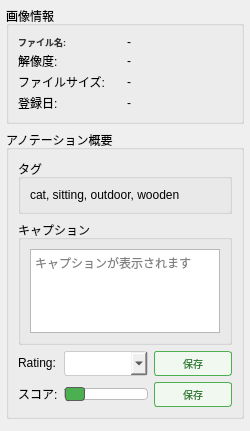
<?xml version='1.0' encoding='utf-8'?>
<ui version="4.0">
 <class>SelectedImageDetailsWidget</class>
 <widget class="QWidget" name="SelectedImageDetailsWidget">
  <property name="geometry">
   <rect>
    <x>0</x>
    <y>0</y>
    <width>250</width>
    <height>400</height>
   </rect>
  </property>
  <property name="windowTitle">
   <string>Selected Image Details</string>
  </property>
  <layout class="QVBoxLayout" name="verticalLayoutMain">
   <property name="spacing">
    <number>6</number>
   </property>
   <property name="leftMargin">
    <number>6</number>
   </property>
   <property name="topMargin">
    <number>6</number>
   </property>
   <property name="rightMargin">
    <number>6</number>
   </property>
   <property name="bottomMargin">
    <number>6</number>
   </property>
   <item>
    <widget class="QGroupBox" name="groupBoxImageInfo">
     <property name="title">
      <string>画像情報</string>
     </property>
     <layout class="QGridLayout" name="gridLayoutImageInfo">
      <property name="spacing">
       <number>3</number>
      </property>
      <item row="0" column="0">
       <widget class="QLabel" name="labelFileName">
        <property name="text">
         <string>ファイル名:</string>
        </property>
        <property name="sizePolicy">
         <sizepolicy hsizetype="Preferred" vsizetype="Fixed">
          <horstretch>0</horstretch>
          <verstretch>0</verstretch>
         </sizepolicy>
        </property>
        <property name="styleSheet">
         <string>font-size: 9px; font-weight: bold; color: #333;</string>
        </property>
       </widget>
      </item>
      <item row="2" column="0">
       <widget class="QLabel" name="labelFileSize">
        <property name="text">
         <string>ファイルサイズ:</string>
        </property>
        <property name="sizePolicy">
         <sizepolicy hsizetype="Preferred" vsizetype="Fixed">
          <horstretch>0</horstretch>
          <verstretch>0</verstretch>
         </sizepolicy>
        </property>
       </widget>
      </item>
      <item row="0" column="1">
       <widget class="QLabel" name="labelFileNameValue">
        <property name="text">
         <string>-</string>
        </property>
        <property name="wordWrap">
         <bool>true</bool>
        </property>
        <property name="sizePolicy">
         <sizepolicy hsizetype="Preferred" vsizetype="Fixed">
          <horstretch>0</horstretch>
          <verstretch>0</verstretch>
         </sizepolicy>
        </property>
       </widget>
      </item>
      <item row="2" column="1">
       <widget class="QLabel" name="labelFileSizeValue">
        <property name="text">
         <string>-</string>
        </property>
        <property name="sizePolicy">
         <sizepolicy hsizetype="Preferred" vsizetype="Fixed">
          <horstretch>0</horstretch>
          <verstretch>0</verstretch>
         </sizepolicy>
        </property>
       </widget>
      </item>
      <item row="3" column="0">
       <widget class="QLabel" name="labelCreatedDate">
        <property name="text">
         <string>登録日:</string>
        </property>
        <property name="sizePolicy">
         <sizepolicy hsizetype="Preferred" vsizetype="Fixed">
          <horstretch>0</horstretch>
          <verstretch>0</verstretch>
         </sizepolicy>
        </property>
       </widget>
      </item>
      <item row="3" column="1">
       <widget class="QLabel" name="labelCreatedDateValue">
        <property name="text">
         <string>-</string>
        </property>
        <property name="sizePolicy">
         <sizepolicy hsizetype="Preferred" vsizetype="Fixed">
          <horstretch>0</horstretch>
          <verstretch>0</verstretch>
         </sizepolicy>
        </property>
       </widget>
      </item>
      <item row="1" column="1">
       <widget class="QLabel" name="labelImageSizeValue">
        <property name="text">
         <string>-</string>
        </property>
        <property name="sizePolicy">
         <sizepolicy hsizetype="Preferred" vsizetype="Fixed">
          <horstretch>0</horstretch>
          <verstretch>0</verstretch>
         </sizepolicy>
        </property>
       </widget>
      </item>
      <item row="1" column="0">
       <widget class="QLabel" name="labelImageSize">
        <property name="text">
         <string>解像度:</string>
        </property>
        <property name="sizePolicy">
         <sizepolicy hsizetype="Preferred" vsizetype="Fixed">
          <horstretch>0</horstretch>
          <verstretch>0</verstretch>
         </sizepolicy>
        </property>
       </widget>
      </item>
     </layout>
    </widget>
   </item>
   <item>
    <widget class="QGroupBox" name="groupBoxAnnotationSummary">
     <property name="title">
      <string>アノテーション概要</string>
     </property>
     <layout class="QVBoxLayout" name="verticalLayoutAnnotationSummary">
      <item>
       <widget class="QGroupBox" name="groupBoxTags">
        <property name="title">
         <string>タグ</string>
        </property>
        <layout class="QVBoxLayout" name="verticalLayoutTags">
         <item>
          <widget class="QLabel" name="labelTagsContent">
           <property name="text">
            <string>cat, sitting, outdoor, wooden</string>
           </property>
           <property name="wordWrap">
            <bool>true</bool>
           </property>
           <property name="sizePolicy">
            <sizepolicy hsizetype="Preferred" vsizetype="Fixed">
             <horstretch>0</horstretch>
             <verstretch>0</verstretch>
            </sizepolicy>
           </property>
          </widget>
         </item>
        </layout>
       </widget>
      </item>
      <item>
       <widget class="QGroupBox" name="groupBoxCaptions">
        <property name="title">
         <string>キャプション</string>
        </property>
        <layout class="QVBoxLayout" name="verticalLayoutCaptions">
         <item>
          <widget class="QTextEdit" name="textEditCaptionsContent">
           <property name="sizePolicy">
            <sizepolicy hsizetype="Expanding" vsizetype="Expanding">
             <horstretch>0</horstretch>
             <verstretch>1</verstretch>
            </sizepolicy>
           </property>
           <property name="readOnly">
            <bool>true</bool>
           </property>
           <property name="placeholderText">
            <string>キャプションが表示されます</string>
           </property>
          </widget>
         </item>
        </layout>
       </widget>
      </item>
      <item>
       <layout class="QGridLayout" name="gridLayoutRatingScore">
        <item row="0" column="0">
         <widget class="QLabel" name="labelRating">
          <property name="text">
           <string>Rating:</string>
          </property>
          <property name="sizePolicy">
           <sizepolicy hsizetype="Preferred" vsizetype="Fixed">
            <horstretch>0</horstretch>
            <verstretch>0</verstretch>
           </sizepolicy>
          </property>
         </widget>
        </item>
        <item row="0" column="1">
         <widget class="QLabel" name="labelRatingValue">
          <property name="text">
           <string>PG-13</string>
          </property>
          <property name="visible">
           <bool>false</bool>
          </property>
          <property name="sizePolicy">
           <sizepolicy hsizetype="Preferred" vsizetype="Fixed">
            <horstretch>0</horstretch>
            <verstretch>0</verstretch>
           </sizepolicy>
          </property>
         </widget>
        </item>
        <item row="0" column="1">
         <widget class="QComboBox" name="comboBoxRating">
          <property name="visible">
           <bool>true</bool>
          </property>
          <property name="styleSheet">
           <string>QComboBox {
    font-size: 10px;
    padding: 2px 4px;
    border: 1px solid #ccc;
    border-radius: 3px;
}</string>
          </property>
          <item>
           <property name="text">
            <string></string>
           </property>
          </item>
          <item>
           <property name="text">
            <string>PG</string>
           </property>
          </item>
          <item>
           <property name="text">
            <string>PG-13</string>
           </property>
          </item>
          <item>
           <property name="text">
            <string>R</string>
           </property>
          </item>
          <item>
           <property name="text">
            <string>X</string>
           </property>
          </item>
          <item>
           <property name="text">
            <string>XXX</string>
           </property>
          </item>
          <property name="sizePolicy">
           <sizepolicy hsizetype="Expanding" vsizetype="Preferred">
            <horstretch>0</horstretch>
            <verstretch>0</verstretch>
           </sizepolicy>
          </property>
         </widget>
        </item>
        <item row="0" column="2">
         <widget class="QPushButton" name="pushButtonSaveRating">
          <property name="text">
           <string>保存</string>
          </property>
          <property name="visible">
           <bool>true</bool>
          </property>
          <property name="sizePolicy">
           <sizepolicy hsizetype="Expanding" vsizetype="Fixed">
            <horstretch>0</horstretch>
            <verstretch>0</verstretch>
           </sizepolicy>
          </property>
          <property name="styleSheet">
           <string>QPushButton {
    font-size: 10px;
    padding: 4px 8px;
    border: 1px solid #4CAF50;
    border-radius: 3px;
    background-color: #f0f8f0;
    color: #2E7D32;
}
QPushButton:hover {
    background-color: #e8f5e8;
}
QPushButton:pressed {
    background-color: #4CAF50;
    color: white;
}
QPushButton:disabled {
    background-color: #f5f5f5;
    color: #aaa;
    border-color: #ddd;
}</string>
          </property>
         </widget>
        </item>
        <item row="1" column="0">
         <widget class="QLabel" name="labelScore">
          <property name="text">
           <string>スコア:</string>
          </property>
          <property name="sizePolicy">
           <sizepolicy hsizetype="Preferred" vsizetype="Fixed">
            <horstretch>0</horstretch>
            <verstretch>0</verstretch>
           </sizepolicy>
          </property>
         </widget>
        </item>
        <item row="1" column="1">
         <widget class="QLabel" name="labelScoreValue">
          <property name="text">
           <string>75.4</string>
          </property>
          <property name="visible">
           <bool>false</bool>
          </property>
          <property name="sizePolicy">
           <sizepolicy hsizetype="Preferred" vsizetype="Fixed">
            <horstretch>0</horstretch>
            <verstretch>0</verstretch>
           </sizepolicy>
          </property>
         </widget>
        </item>
        <item row="1" column="1">
         <widget class="QSlider" name="sliderScore">
          <property name="minimum">
           <number>0</number>
          </property>
          <property name="maximum">
           <number>1000</number>
          </property>
          <property name="value">
           <number>0</number>
          </property>
          <property name="orientation">
           <enum>Qt::Orientation::Horizontal</enum>
          </property>
          <property name="visible">
           <bool>true</bool>
          </property>
          <property name="styleSheet">
           <string>QSlider::groove:horizontal {
    border: 1px solid #bbb;
    background: white;
    height: 10px;
    border-radius: 4px;
}
QSlider::handle:horizontal {
    background: #4CAF50;
    border: 1px solid #5c5c5c;
    width: 18px;
    margin: -2px 0;
    border-radius: 3px;
}</string>
          </property>
         </widget>
        </item>
        <item row="1" column="2">
         <widget class="QPushButton" name="pushButtonSaveScore">
          <property name="text">
           <string>保存</string>
          </property>
          <property name="visible">
           <bool>true</bool>
          </property>
          <property name="sizePolicy">
           <sizepolicy hsizetype="Expanding" vsizetype="Fixed">
            <horstretch>0</horstretch>
            <verstretch>0</verstretch>
           </sizepolicy>
          </property>
          <property name="styleSheet">
           <string>QPushButton {
    font-size: 10px;
    padding: 4px 8px;
    border: 1px solid #4CAF50;
    border-radius: 3px;
    background-color: #f0f8f0;
    color: #2E7D32;
}
QPushButton:hover {
    background-color: #e8f5e8;
}
QPushButton:pressed {
    background-color: #4CAF50;
    color: white;
}
QPushButton:disabled {
    background-color: #f5f5f5;
    color: #aaa;
    border-color: #ddd;
}</string>
          </property>
         </widget>
        </item>
       </layout>
      </item>
     </layout>
    </widget>
   </item>
   <item>
    <widget class="AnnotationDataDisplayWidget" name="annotationDataDisplay" native="true">
     <property name="sizePolicy">
      <sizepolicy hsizetype="Expanding" vsizetype="Expanding">
       <horstretch>0</horstretch>
       <verstretch>1</verstretch>
      </sizepolicy>
     </property>
    </widget>
   </item>
  </layout>
 </widget>
 <customwidgets>
  <customwidget>
   <class>AnnotationDataDisplayWidget</class>
   <extends>QWidget</extends>
   <header>..widgets.annotation_data_display_widget</header>
   <container>1</container>
  </customwidget>
 </customwidgets>
 <resources />
 <connections>
  <connection>
   <sender>comboBoxRating</sender>
   <signal>currentTextChanged(QString)</signal>
   <receiver>SelectedImageDetailsWidget</receiver>
   <slot>_on_rating_changed(QString)</slot>
  </connection>
  <connection>
   <sender>sliderScore</sender>
   <signal>valueChanged(int)</signal>
   <receiver>SelectedImageDetailsWidget</receiver>
   <slot>_on_score_changed(int)</slot>
  </connection>
  <connection>
   <sender>pushButtonSaveRating</sender>
   <signal>clicked()</signal>
   <receiver>SelectedImageDetailsWidget</receiver>
   <slot>_on_save_clicked()</slot>
  </connection>
  <connection>
   <sender>pushButtonSaveScore</sender>
   <signal>clicked()</signal>
   <receiver>SelectedImageDetailsWidget</receiver>
   <slot>_on_save_clicked()</slot>
  </connection>
 </connections>
</ui>
